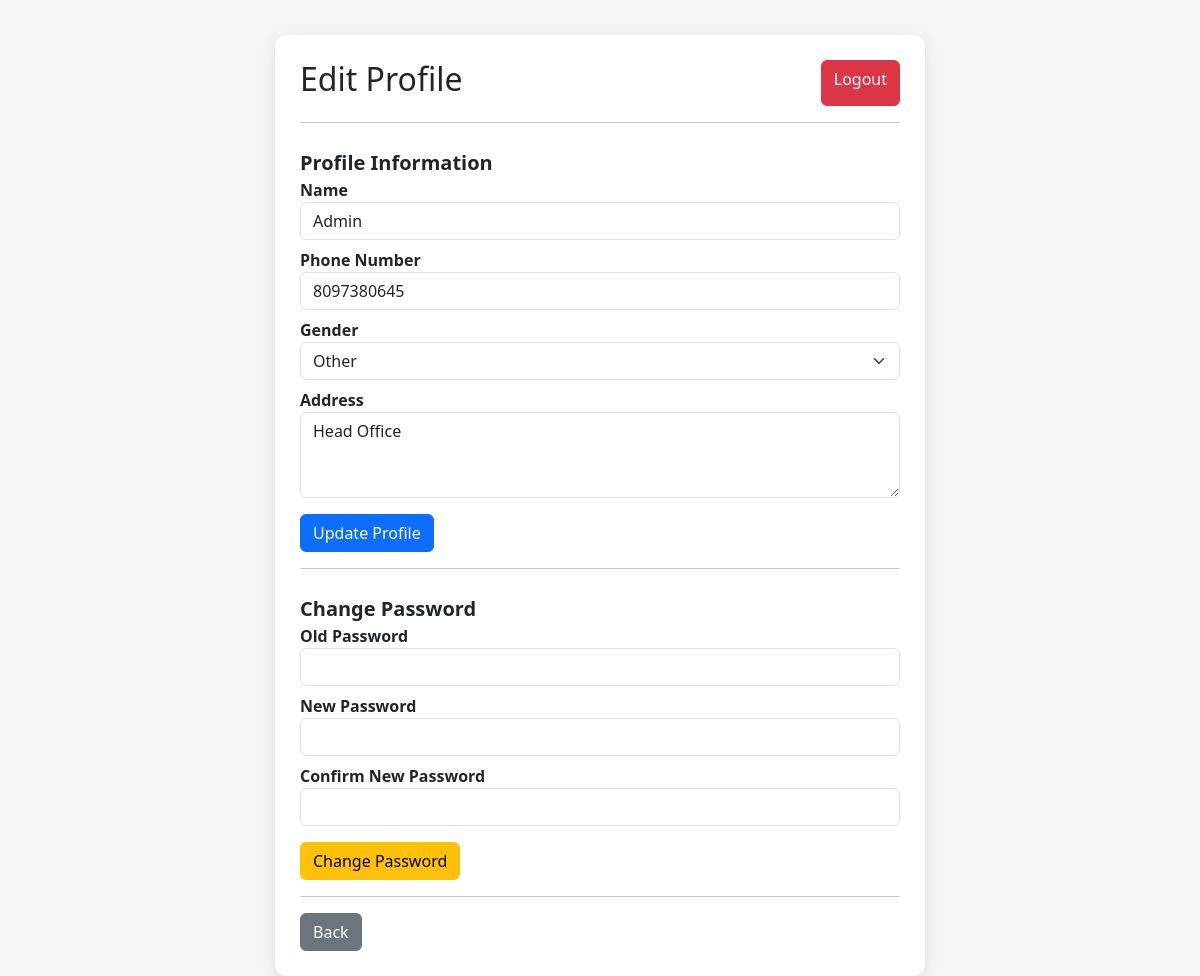
The page /general/edit_profile.php (signed in) on the database its author committed.
### tables this page shows
CREATE TABLE `USERS` (
  `UID` int(11) NOT NULL,
  `name` varchar(50) DEFAULT NULL,
  `gender` varchar(10) DEFAULT NULL,
  `phone` varchar(10) DEFAULT NULL,
  `email` varchar(50) DEFAULT NULL,
  `password` varchar(100) DEFAULT NULL,
  `role` varchar(20) DEFAULT NULL,
  `address` varchar(150) DEFAULT NULL,
  `status` enum('active','inactive') DEFAULT 'active'
);

### general/edit_profile.php (the view, shortened to what this page needs)
<?php
$uid = intval($_SESSION['uid']);
$q = mysqli_query($conn, "SELECT * FROM users WHERE UID = $uid LIMIT 1");
$user = mysqli_fetch_assoc($q);
?>
<!DOCTYPE html>
<html>
<head>
    <link rel="stylesheet" href="https://cdn.jsdelivr.net/npm/bootstrap@5.3.0/dist/css/bootstrap.min.css">
</head>
<body>
<div class="card-box">
    <div class="d-flex justify-content-between">
        <h2>Edit Profile</h2>
        <a href="logout.php" class="btn btn-danger">Logout</a>
    </div>
    <hr>
    <form method="POST">
        <div class="section-title">Profile Information</div>
        <label><b>Name</b></label>
        <input type="text" name="name" class="form-control mb-2"
               value="<?php echo htmlspecialchars($user['name']); ?>" required>
        <label><b>Phone Number</b></label>
        <input type="text" name="phone" class="form-control mb-2"
               value="<?php echo htmlspecialchars($user['phone']); ?>" required>
        <label><b>Gender</b></label>
        <select name="gender" class="form-select mb-2" required>
            <option value="Other" <?php if($user['gender']=='Other') echo 'selected'; ?>>Other</option>
        </select>
        <label><b>Address</b></label>
        <textarea name="address" class="form-control mb-3" rows="3" required><?php
            echo htmlspecialchars($user['address']); ?></textarea>
        <button name="update_profile" class="btn btn-primary">Update Profile</button>
    </form>
    <hr>
    <form method="POST">
        <div class="section-title">Change Password</div>
        <label><b>Old Password</b></label>
        <input type="password" name="old_password" class="form-control mb-2" required>
        <label><b>New Password</b></label>
        <input type="password" name="new_password" class="form-control mb-2" required>
        <label><b>Confirm New Password</b></label>
        <input type="password" name="confirm_password" class="form-control mb-3" required>
        <button name="change_password" class="btn btn-warning">Change Password</button>
    </form>
    <hr>
    <a href="account_details.php" class="btn btn-secondary">Back</a>
</div>
</body>
</html>

### general/edit_profile.php (style rules this page uses)
body { background:#f5f5f5; font-family:'Segoe UI'; }
.card-box { background:white; padding:25px; border-radius:12px; box-shadow:0px 4px 15px rgba(0,0,0,0.1); max-width:650px; margin:auto; margin-top:35px; }
.section-title { font-size:20px; font-weight:bold; margin-top:25px; }

### rows shown on the page
users: name "Admin", phone "8097380645", gender "Other", address "Head Office"
